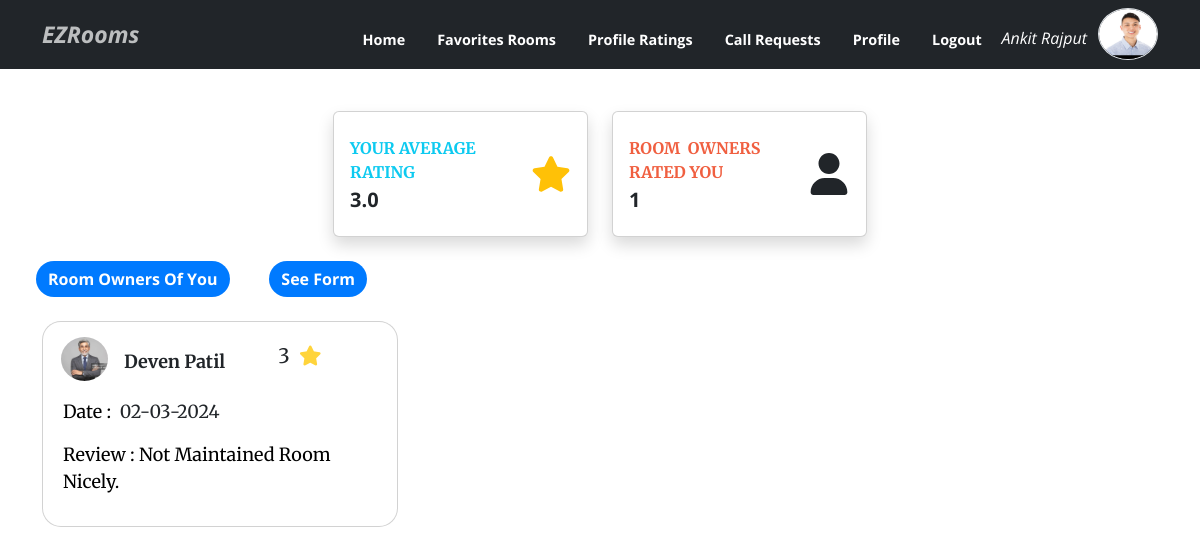
The page /Users/Student/profile_rating.php (signed in) on the database its author committed.
### tables this page shows
CREATE TABLE `students` (
  `stud_id` varchar(36) NOT NULL,
  `stud_photo` varchar(500) NOT NULL,
  `stud_fname` varchar(20) NOT NULL,
  `stud_lname` varchar(20) NOT NULL,
  `stud_phno` varchar(11) NOT NULL,
  `stud_email` varchar(60) NOT NULL,
  `stud_gender` varchar(6) NOT NULL,
  `stud_edu_bg` varchar(50) NOT NULL,
  `stud_college_name` varchar(50) NOT NULL,
  `stud_hometown` varchar(50) NOT NULL,
  `stud_gd_name` varchar(20) NOT NULL,
  `stud_gd_phno` varchar(10) NOT NULL,
  `stud_username` varchar(30) NOT NULL,
  `stud_password` varchar(30) NOT NULL,
  `acs_date` date NOT NULL DEFAULT current_timestamp()
);

CREATE TABLE `student_reviews` (
  `str_id` varchar(36) NOT NULL,
  `stud_id` varchar(36) NOT NULL,
  `owner_id` varchar(36) NOT NULL,
  `str_date` date NOT NULL DEFAULT current_timestamp(),
  `str_rating` int(11) NOT NULL,
  `str_review` varchar(500) NOT NULL
);

CREATE TABLE `owners` (
  `owner_id` varchar(36) NOT NULL,
  `owner_photo` varchar(500) NOT NULL,
  `owner_fname` varchar(20) NOT NULL,
  `owner_lname` varchar(20) NOT NULL,
  `owner_phno` varchar(11) NOT NULL,
  `owner_email` varchar(60) NOT NULL,
  `owner_username` varchar(30) NOT NULL,
  `owner_password` varchar(30) NOT NULL,
  `acs_date` date NOT NULL DEFAULT current_timestamp()
);

### Users/Student/profile_rating.php (the view, shortened to what this page needs)
<!DOCTYPE html>
<html lang="en">
<?php
include '../connection.php';
$studId = $_SESSION['user_id'];
$sql = "SELECT * FROM student_reviews WHERE stud_id = '$studId'";
$result = mysqli_query($conn, $sql);
if ($result) {
  $reviews = mysqli_fetch_all($result, MYSQLI_ASSOC);
} else {
  echo "Error: " . $sql . "<br>" . mysqli_error($conn);
}
$studId = $_SESSION['user_id'];
$calc = "SELECT AVG(str_rating) as avg_rating, COUNT(*) as total_ratings FROM student_reviews WHERE stud_id = '$studId'";
$result2 = mysqli_query($conn, $calc);
if ($result2) {
  $data = mysqli_fetch_assoc($result2);
  $avgRating = number_format($data['avg_rating'], 1);
  $totalRatings = $data['total_ratings'];
} else {
  $avgRating = 0;
  $totalRatings = 0;
}
?>
<head>
  <link rel="stylesheet" href="assets/bootstrap/css/bootstrap.min.css?h=d3f7704f27950e30f79f7693f94faa7c">
  <link rel="stylesheet" href="assets/css/styles.min.css?h=a854b57ef9592cf677f3407274b69b24">
  <link rel="stylesheet" href="https://cdn.datatables.net/1.10.25/css/jquery.dataTables.min.css">
</head>
</head>
<body id="page-top" data-bs-spy="scroll" data-bs-target="#mainNav" data-bs-offset="57">
  <nav class="navbar navbar-light navbar-expand-lg fixed-top bg-dark" id="mainNav">
    <div class="container"><a class="navbar-brand text-capitalize" href="index.php"
        style="font-weight: bold;font-style: italic;font-size: 23px;">EZRooms</a>
      <div class="collapse navbar-collapse" id="navbarResponsive">
        <ul class="navbar-nav ms-auto">
          <li class="nav-item"><a class="nav-link text-capitalize" href="index.php"
              style="color: rgb(255,255,255);margin-top: 13px;">Home</a></li>
          <li class="nav-item text-capitalize" style="color: rgb(255,255,255);"><a class="nav-link text-capitalize"
              href="fav_rooms.php" style="color: rgb(255,255,255);margin-top: 13px;">Favorites Rooms</a></li>
          <li class="nav-item text-capitalize" style="color: rgb(255,255,255);"><a class="nav-link text-capitalize"
              href="profile_rating.php" style="color: rgb(255,255,255);margin-top: 13px;">Profile Ratings</a></li>
              <li class="nav-item text-capitalize" style="color: rgb(255,255,255);"><a class="nav-link text-capitalize"
              href="requests.php" style="color: rgb(255,255,255);margin-top: 13px;">Call Requests</a></li>
          <li class="nav-item text-capitalize" style="color: rgb(255,255,255);"><a class="nav-link text-capitalize"
              href="stud_profile.php" style="color: rgb(255,255,255);margin-top: 13px;">Profile</a></li>
          <li class="nav-item text-capitalize" style="color: rgb(255,255,255);"><a class="nav-link text-capitalize"
              href="logout.php" style="color: rgb(255,255,255);margin-top: 13px;">Logout&nbsp;</a></li>
          <?php
          $stud_id = $_SESSION['user_id'];
          include("../connection.php");
          $sql = "SELECT stud_fname, stud_lname, stud_photo FROM students WHERE stud_id = '$stud_id'";
          $result = mysqli_query($conn, $sql);
          if ($result) {
            if ($result->num_rows == 1) {
              $student = mysqli_fetch_assoc($result);
              $stud_username = $student['stud_fname'] . " " . $student['stud_lname'];
              $stud_photo = $student['stud_photo'];
            } else {
              $stud_username = 'N/A';
              $stud_photo = 'https://shorturl.at/ptQS8';
            }
          } else {
            $stud_username = 'N/A';
            $stud_photo = 'https://shorturl.at/ptQS8';
          }
          ?>
          <li class="nav-item text-capitalize" style="color: rgb(255, 255, 255);">
            <div class="d-inline-flex">
              <p style="margin-right: 11px; margin-top: 18px; height: 11px;"><em>
                  <?php echo $stud_username; ?>
                </em></p>
              <img class="border rounded-circle img-profile" src="<?php echo $stud_photo; ?>" width="60" height="52">
            </div>
          </li>
        </ul>
      </div>
    </div>
  </nav>
  <div class="container" style="margin-top: 111px;">
    <div class="row justify-content-center" style="margin: 0px;">
      <div class="col-md-6 col-xl-3 mb-4" style="margin: 0px;">
        <div class="card shadow border-start-info py-2">
          <div class="card-body">
            <div class="row align-items-center no-gutters">
              <div class="col me-2">
                <div class="text-uppercase text-info fw-bold text-xs mb-1"><span>Your Average Rating</span></div>
                <div class="row g-0 align-items-center">
                  <div class="col-auto">
                    <div class="text-dark fw-bold h5 mb-0 me-3"><span>
                        <?php echo $avgRating; ?>
                      </span></div>
                  </div>
                </div>
              </div>
              <div class="col-auto"></div>
            </div>
          </div>
        </div>
      </div>
      <div class="col-md-6 col-xl-3 mb-4">
        <div class="card shadow border-start-primary py-2">
          <div class="card-body">
            <div class="row align-items-center no-gutters">
              <div class="col me-2">
                <div class="text-uppercase text-primary fw-bold text-xs mb-1"><span>Room&nbsp; owners rated you</span>
                </div>
                <div class="text-dark fw-bold h5 mb-0"><span>
                    <?php echo $totalRatings; ?>
                  </span></div>
              </div>
              <div class="col-auto"></div>
            </div>
          </div>
        </div>
      </div>
    </div>
  </div>
  <div class="d-inline-flex" style="margin-top: 0px;margin-left: 36px;">
    <button class="btn btn-primary text-capitalize" type="button" style="background: var(--swiper-theme-color);"
      onclick="showTable();">
     Room Owners of you </button>
  </div>
  <div class="d-inline-flex" style="margin-top: 0px;margin-left: 36px;">
    <a class="btn btn-primary text-capitalize" type="button" style="background: var(--swiper-theme-color);"
      href="form.php">See Form</a>
  </div>
                <?php
                include("../connection.php");
                ?>
  <div class="row gy-4 row-cols-1 row-cols-md-2 row-cols-xl-3" style="margin: 0;margin-left: 30px;margin-right: 30px;">
    <?php foreach ($reviews as $review):
      $ownersql = "SELECT owner_photo,owner_fname,owner_lname FROM owners WHERE owner_id = '$review[owner_id]'";
      $ownerresult = mysqli_query($conn, $ownersql);
      $ownerdata = mysqli_fetch_assoc($ownerresult);
      $ownerphoto = $ownerdata['owner_photo'];
      $ownerfname = $ownerdata['owner_fname'];
      $ownerlname = $ownerdata['owner_lname'];
      ?>
      <div class="col">
        <div class="card" style="border-radius: 19px; padding: 15px; padding-top: 15px;">
          <div class="d-flex" style="margin-top: 0; margin-left: 8;">
            <img class="rounded-circle flex-shrink-0 me-3 fit-cover" width="47" height="44"
              src="<?php echo $ownerphoto;?>" style="margin-left: 3px;">
            <div>
              <p class="fw-bold mb-0" style="margin-top: 11px; font-size: 18px;"><?php echo $ownerfname ." ". $ownerlname?></p>
            </div>
            <div class="d-inline-flex" style="height: 36px; margin: 3px; margin-left: 46px; margin-right: 38px;">
              <p class="d-inline-flex float-start" style="margin-left: 7px; margin-top: 1px; font-size: 20px;">
                <?php echo $review['str_rating']; ?> &nbsp; <i class="fa-solid fa-star" style="color: #FFD43B;margin-top: 5px;"></i>
              </p>
            </div>
          </div>
          <?php
          $originalDate = $review['str_date'];
          $dateTime = new DateTime($originalDate);
          $formattedDate = $dateTime->format('d-m-Y');
          ?>
          <div class="d-flex" style="margin-top: 0; margin-left: 0; text-align: justify;">
            <p class="text-start" style="font-size: 18px; margin-top: 17px; margin-left: 5px;"><span
                style="color: rgb(0, 0, 0);">Date :</span>&nbsp;
              <?php echo $formattedDate; ?>
            </p>
          </div>
          <div class="d-flex" style="margin-top: 0; margin-left: 0; text-align: justify;">
            <p class="text-start" style="margin-left: 5px; margin-top: 0px; font-size: 18px;"><span
                style="color: rgb(0, 0, 0);">
               Review : <?php echo $review['str_review']; ?>
              </span></p>
          </div>
        </div>
      </div>
    <?php endforeach; ?>
  </div>
</body>
</html>

### rows shown on the page
students: stud_username "Ankit Rajput", stud_photo (picture)
student_reviews: owner.owner_photo (picture), owner.owner_fname "Deven", owner.owner_lname "Patil", str_rating "3", str_date "02-03-2024", str_review "Not Maintained Room Nicely."

### other values the page prints
$avgRating "3.0"
$totalRatings "1"
